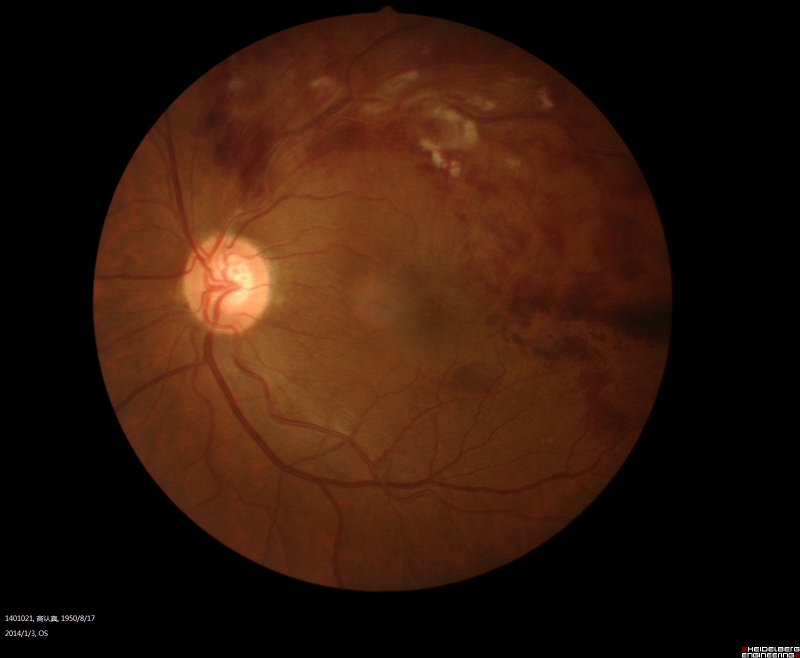
#> input picture Image preprocessing/BRVO1.jpg, 1600 x 1316 px (shown at 1/2 size)
$ python RGB_split.py
#> lines starting #> are read from the running program, lines starting #| are printed output that depends on the picture
#!/usr/bin/env python
# encoding: utf-8
#RGB通道的分离与保存

import numpy as np
import cv2

img = cv2.imread("BRVO1.jpg")
#> img is the input picture: shape (1316, 1600, 3); mean B, G, R 10.9, 23.4, 49
img = cv2.resize(img,(768,576))
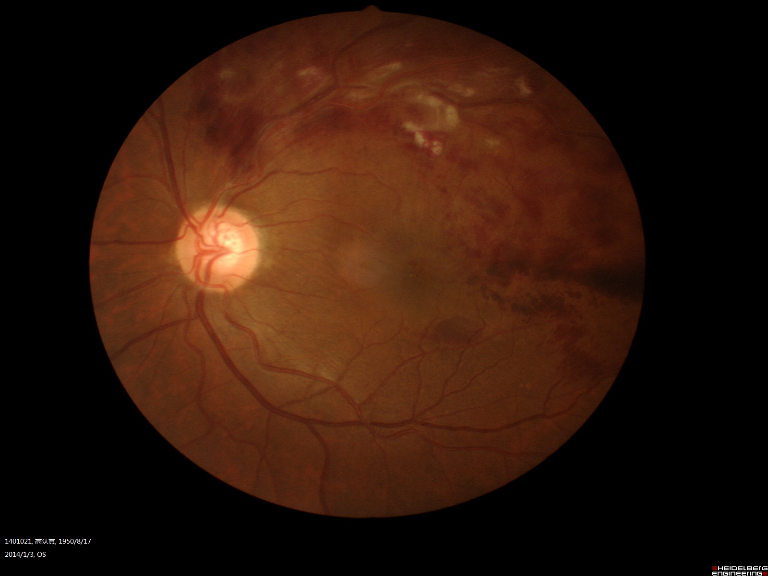
#> img: shape (576, 768, 3); mean B, G, R 10.8, 23.3, 49
cv2.imshow("Original", img)
b, g, r = cv2.split(img)
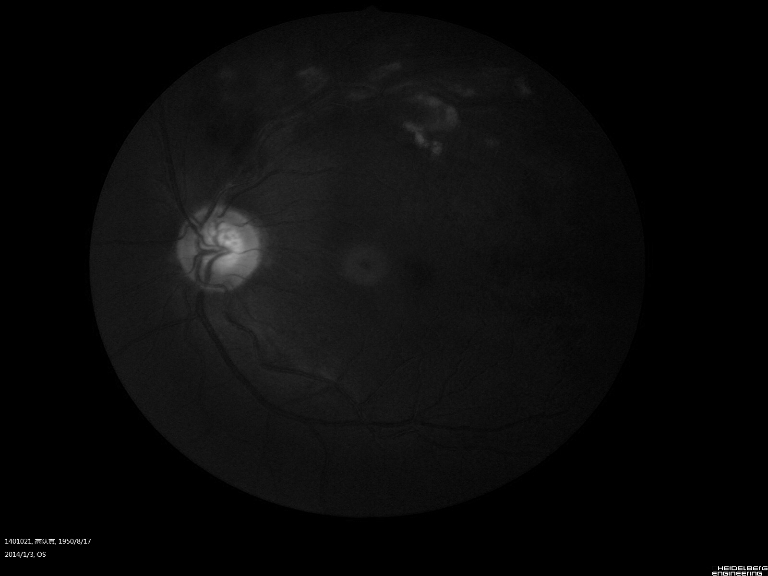
#> b: shape (576, 768); min 0, max 255, mean 10.8
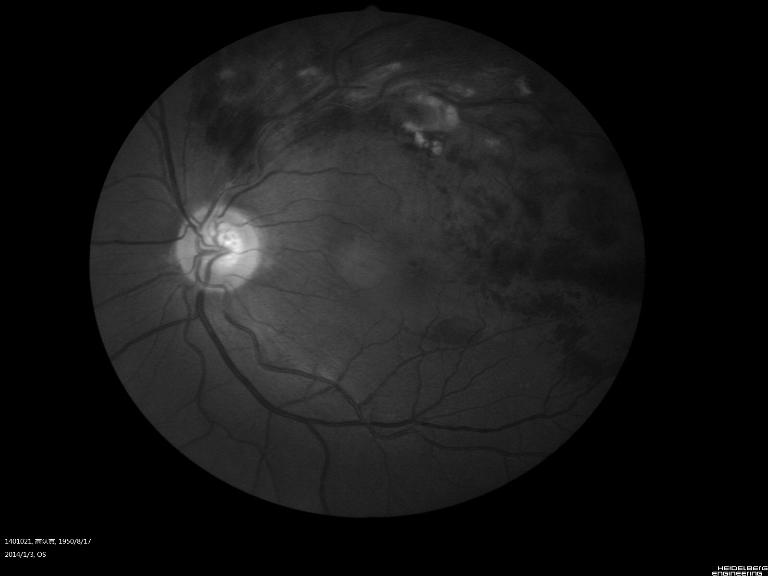
#> g: shape (576, 768); min 0, max 255, mean 23.3
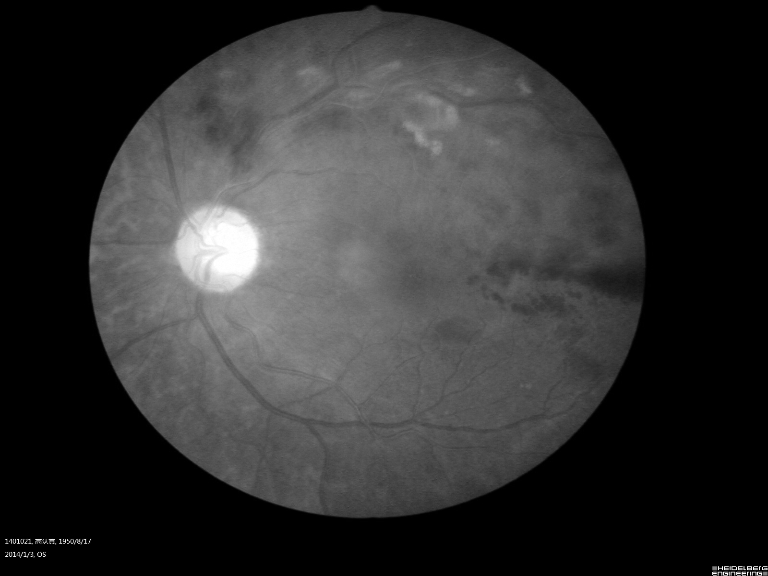
#> r: shape (576, 768); min 0, max 255, mean 49
cv2.imshow("Blue", b)
cv2.imshow("Red", r)
cv2.imshow("Green", g)
cv2.waitKey(0)
cv2.destroyAllWindows()

# 也可以单独返回其中一个通道
# b = cv2.split(img)[0]  # B通道
# g = cv2.split(img)[1]  # G通道
# r = cv2.split(img)[2]  # R通道

# 使用Numpy 数组来实现图像通道分离
# 创建3个跟图像一样大小的矩阵，数值全部为0
b = np.zeros((img.shape[0], img.shape[1]), dtype=img.dtype)
g = np.zeros((img.shape[0], img.shape[1]), dtype=img.dtype)
r = np.zeros((img.shape[0], img.shape[1]), dtype=img.dtype)

# 复制图像通道里的数据
g[:, :] = img[:, :, 1]  # 复制 g 通道的数据


np.save("gchannel.npy",g)
g = np.load("gchannel.npy")

cv2.imshow("Green", g)
cv2.waitKey(0)
cv2.destroyAllWindows()

$ run again, with Image preprocessing/BRVO3.jpg copied over Image preprocessing/BRVO1.jpg
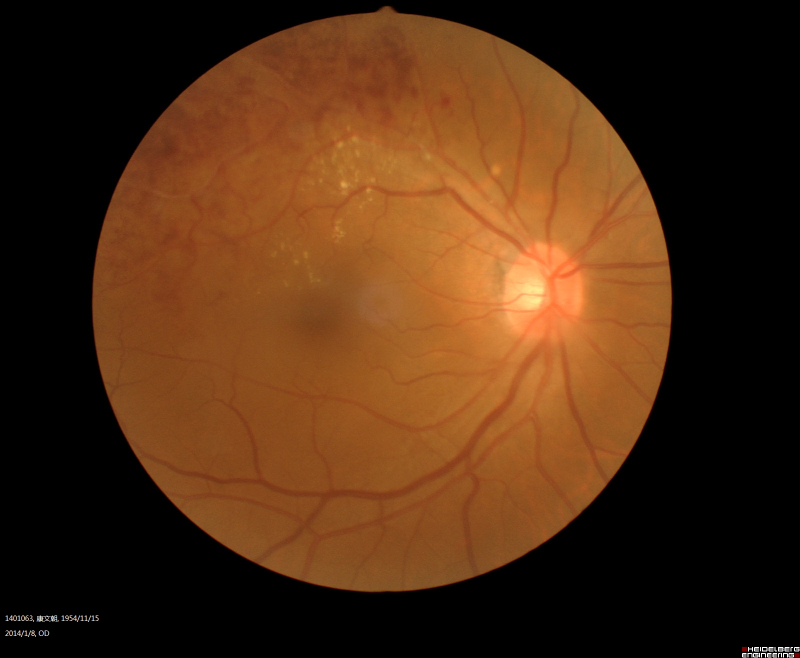
#> input picture Image preprocessing/BRVO3.jpg, 1600 x 1316 px (shown at 1/2 size)
#> img is the input picture: shape (1316, 1600, 3); mean B, G, R 18.9, 44.3, 78.1
#> img: shape (576, 768, 3)
#> `b, g, r = cv2.split(img)`:
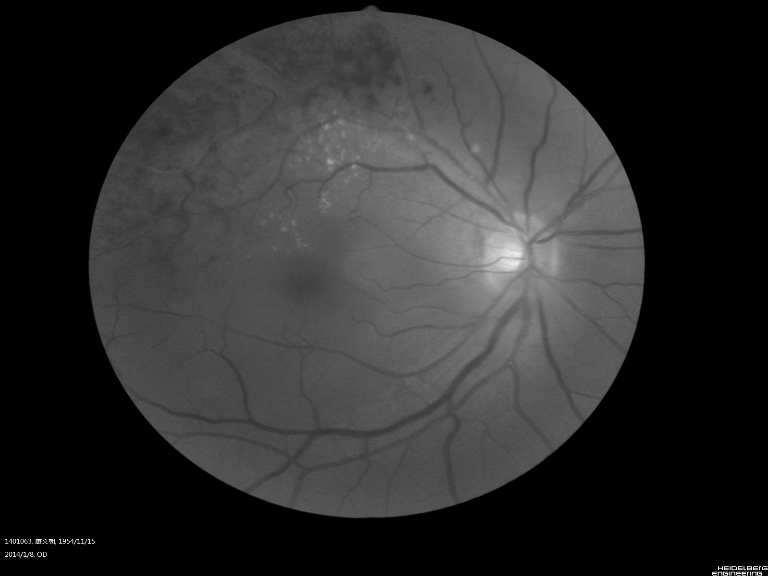
#> g: shape (576, 768); min 0, max 255, mean 44.2
#> `b, g, r = cv2.split(img)`:
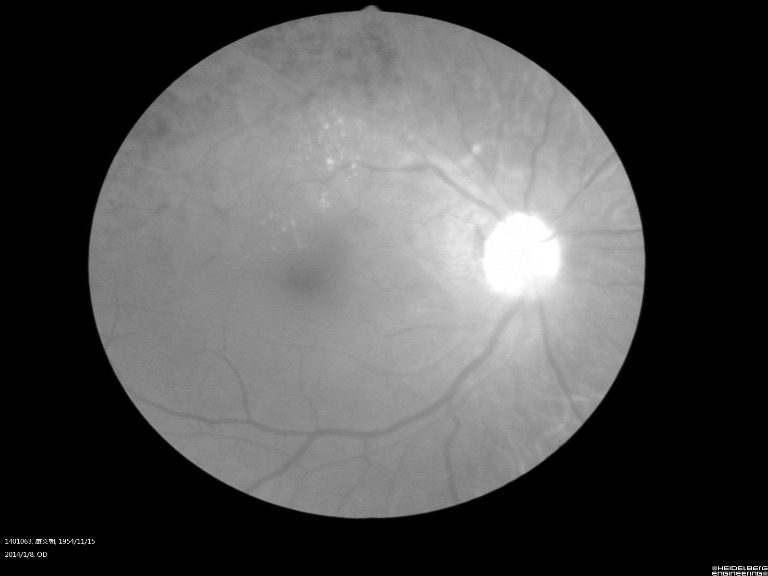
#> r: shape (576, 768); min 0, max 255, mean 78
